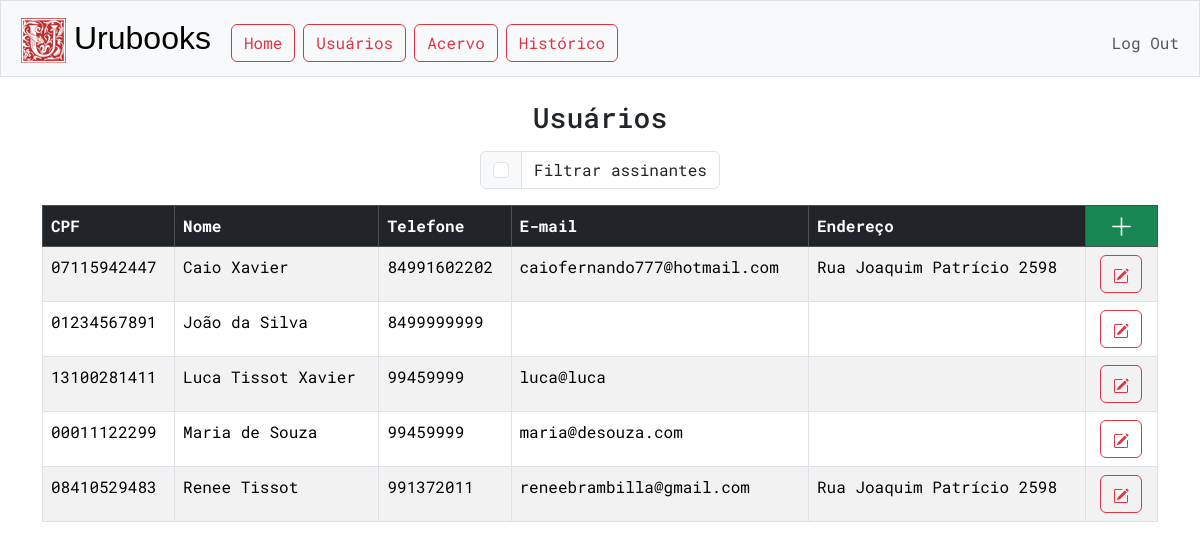
The page /usuarios (signed in) on the database its author committed.
### tables this page shows
CREATE TABLE contatos (
cpf TEXT PRIMARY KEY NOT NULL,
nome TEXT NOT NULL,
telefone TEXT,
email TEXT,
endereço TEXT
);

### app.py (the view)
@app.route("/usuarios")
@login_required
def usuarios():
    CONTATOS_POR_PAGINA = 20
    pagina = request.args.get("pagina", 0)
    offset = CONTATOS_POR_PAGINA * pagina
    usuarios = db.execute("SELECT * FROM contatos ORDER BY nome LIMIT ?, ?", offset, CONTATOS_POR_PAGINA)
    filtro = "off"
    if request.args.get("filtrar-assinantes"):
        usuarios = db.execute("SELECT * FROM contatos JOIN assinaturas ON contatos.cpf = assinaturas.contato_cpf WHERE assinaturas.status = 'ATIVA' ORDER BY nome LIMIT ?, ?", offset, CONTATOS_POR_PAGINA)
        filtro="on"
    page_data = {
    "atual":int(pagina),
    "max":int(len(usuarios)/CONTATOS_POR_PAGINA),
    }
    return render_template("usuarios/index.html", usuarios=usuarios, page_data=page_data, filtro=filtro)

### app.py (called while the page is built)
@app.after_request
def after_request(response):
    response.headers["Cache-Control"] = "no-cache, no-store, must-revalidate"
    response.headers["Expires"] = 0
    response.headers["Pragma"] = "no-cache"
    return response

### helpers.py (called while the page is built)
def login_required(f):
    @wraps(f)
    def decorated_function(*args, **kwargs):
        if session.get("user_id") is None:
            return redirect("/login")
        return f(*args, **kwargs)
    return decorated_function

### templates/usuarios/index.html (shortened to what this page needs)
{% extends "layout.html" %}
{% block main %}
    <h3 class='mb-3'>Usuários</h3>
    <div class="row justify-content-center">
        {% set checked = "checked" if filtro == "on" else "" %}
            <div class="col-auto">
                <div class="input-group mb-3">
                    <div class="input-group-text">
                        <form id="filtrar-assinantes" action="/usuarios" method="get">
                            <input id="assinantes-checkbox" class="form-check-input" name="filtrar-assinantes" type="checkbox" {{ checked }}>
                        </form>
                    </div>
                    <div class="form-control">Filtrar assinantes</div>
                </div>
            </div>
    </div>
    <table class='table table-bordered table-striped' style='text-align:start'>
        <thead class="table-dark">
            <th>CPF</th>
            <th>Nome</th>
            <th>Telefone</th>
            <th>E-mail</th>
            <th>Endereço</th>
            <th style="text-align: center; background-color: #198754; padding: 0;">
                    <a type='button' class="btn btn-success" href="usuarios/cadastro" style="width: 100%; height: 100%">
                        <svg xmlns="http://www.w3.org/2000/svg" width="25" height="25" fill="currentColor" class="bi bi-plus-lg" viewBox="0 0 16 16">
                            <path fill-rule="evenodd" d="M8 2a.5.5 0 0 1 .5.5v5h5a.5.5 0 0 1 0 1h-5v5a.5.5 0 0 1-1 0v-5h-5a.5.5 0 0 1 0-1h5v-5A.5.5 0 0 1 8 2"/>
                        </svg>
                    </a>
                </th>
        </thead>
        <tbody>
        {% if usuarios %}
            {% for usuario in usuarios %}
            <tr>
                <td>{{ usuario.cpf }}</td>
                <td>{{ usuario.nome }}</td>
                <td>{{ usuario.telefone }}</td>
                <td>{{ usuario.email }}</td>
                <td>{{ usuario.endereço[:40] }}</td>
                <td class="options-cell">
                        <form action="/usuarios/detalhes" method="get">
                            <button type='submit' class="btn btn-outline-danger mx-1">
                            </button>
                        </form>
                </td>
            </tr>
            {% endfor %}
        {% endif %}
        </tbody>
    </table>
{% endblock %}

### static/styles.css (style rules this page uses)
body { font-family: "Roboto Mono", monospace; }
.options-cell { text-align: center; }

### rows shown on the page
contatos: cpf "07115942447", nome "Caio Xavier", telefone "84991602202", email "caiofernando777@hotmail.com", endereço "Rua Joaquim Patrício 2598"
contatos: cpf "01234567891", nome "João da Silva", telefone "8499999999"
contatos: cpf "13100281411", nome "Luca Tissot Xavier", telefone "99459999", email "luca@luca"
contatos: cpf "00011122299", nome "Maria de Souza", telefone "99459999", email "maria@desouza.com"
contatos: cpf "08410529483", nome "Renee Tissot", telefone "991372011", email "reneebrambilla@gmail.com", endereço "Rua Joaquim Patrício 2598"
